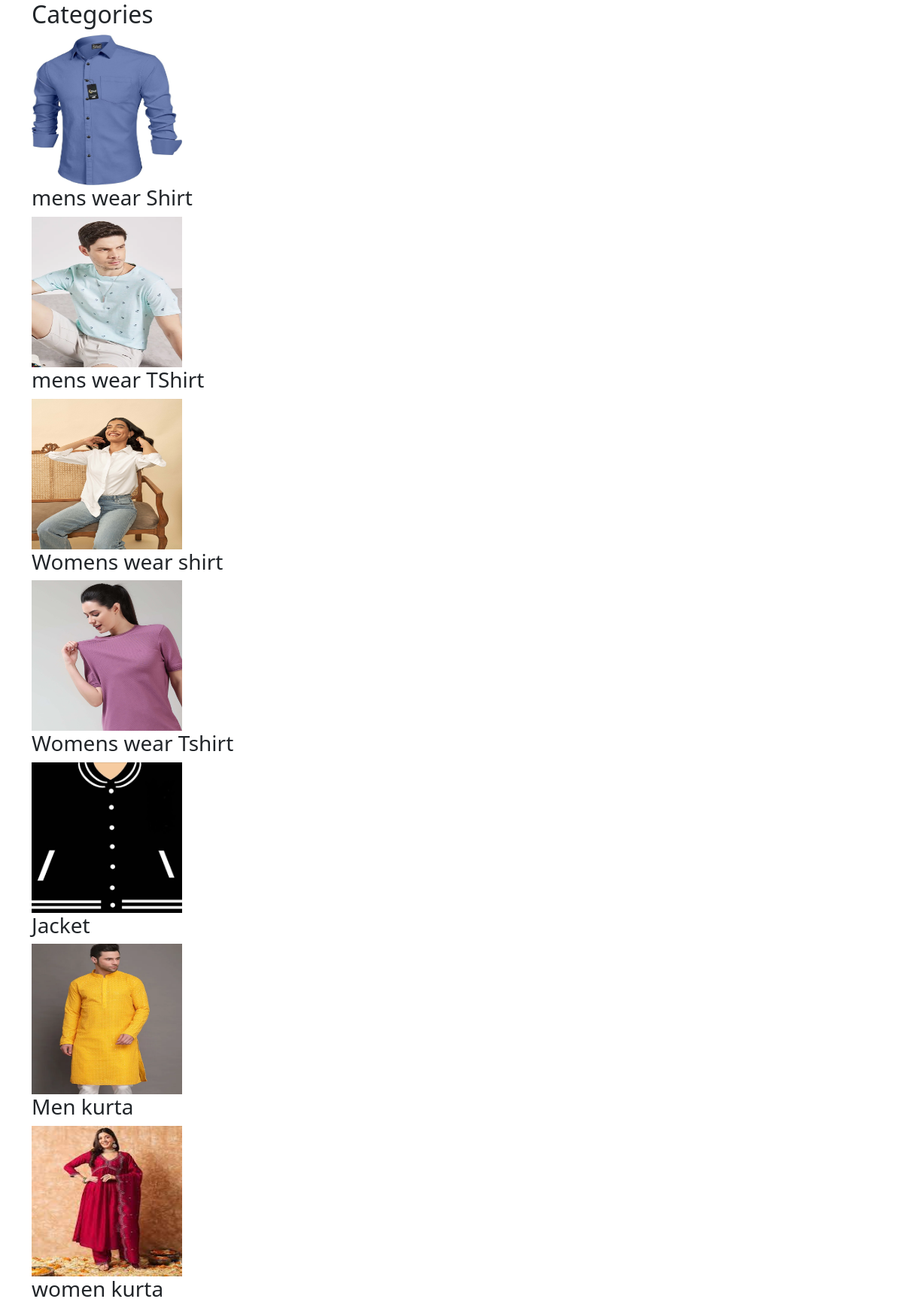
Screenshot of /phome/ with the database file from the repository.
### app/models.py (models this page shows, shortened)
class ProductCategory(models.Model):
    product_category_id = models.AutoField(primary_key=True)
    category_name = models.CharField(max_length=255)
    category_image = models.ImageField(upload_to='category_images/')
    category_description = models.TextField()
    size_category = models.ForeignKey(SizeCategory, on_delete=models.CASCADE)
    parent_category = models.ForeignKey('self', null=True, blank=True, on_delete=models.CASCADE)
    slug=models.CharField(max_length=100,blank=True,null=True)

### app/views.py (the view)
# urls.py: path('phome/',views.homeview,name='phome'),
def homeview(request):
    categories =ProductCategory.objects.filter(category_name__in=['women kurta','mens wear TShirt','mens wear Shirt','Men kurta',
                                                                  'Womens wear Tshirt','Womens wear shirt','Jacket'])
    context={
        'categories':categories
    }
    return render(request,'phome.html',context)

### template/phome.html (shortened to what this page needs)
{% extends 'base.html' %}
{% block content %}
<div class="container">
    <h2>Categories</h2>
    <div class="category-grid">
        {% for category in categories %}
        <div class="category-card">
            <a href="{% url 'category' category.slug %}">
                <img src="{{ category.category_image.url }}" alt="" height="200px" width="200px">
            </a>
            <h3>{{ category.category_name }}</h3>
        </div>
        {% endfor %}
    </div>
</div>
{% endblock %}

### template/base.html (shortened to what this page needs)
<!DOCTYPE html>
{% load static %}
<html lang="en">
<head>
    <link rel="stylesheet" href="{% static 'css/bootstrap.min.css' %}">
</head>
<body>
    {% block content %}
    {% endblock %}
</body>
</html>

### rows the page displays
ProductCategory: category_image (picture), category_name "mens wear Shirt"
ProductCategory: category_image (picture), category_name "mens wear TShirt"
ProductCategory: category_image (picture), category_name "Womens wear shirt"
ProductCategory: category_image (picture), category_name "Womens wear Tshirt"
ProductCategory: category_image (picture), category_name "Jacket"
ProductCategory: category_image (picture), category_name "Men kurta"
ProductCategory: category_image (picture), category_name "women kurta"
